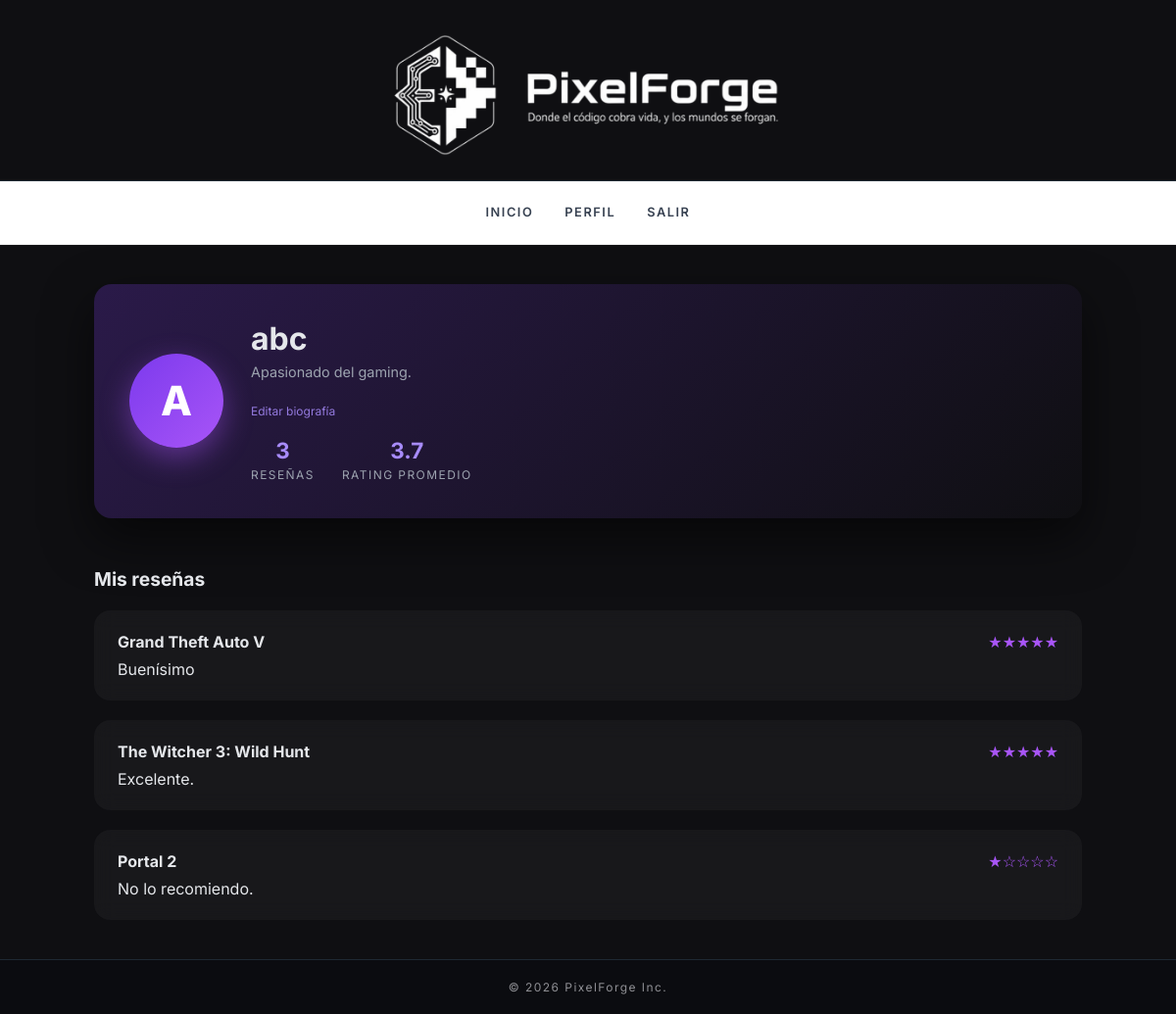
The app's page /profile (signed in) with its own data.
### models.py (models this page shows)
class User(db.Model, UserMixin):
    id = db.Column(db.Integer, primary_key=True)
    username = db.Column(db.String(80), unique=True, nullable=False)
    email = db.Column(db.String(120), unique=True, nullable=False)
    password_hash = db.Column(db.String(128), nullable=False)
    fecha_nacimiento = db.Column(db.Date, nullable=False)
    fecha_creacion = db.Column(
        db.DateTime,
        default=datetime.utcnow,
        nullable=False
    )
    cambio_contrasennia = db.Column(db.Boolean, default=False)
    estado = db.Column(db.Boolean, default=True)
    biografia = db.Column(db.Text, default="Sin biografía")
    avatar_url = db.Column(db.Text)
    reviews = db.relationship("Review", backref="user", lazy=True)

class Review(db.Model):
    id = db.Column(db.Integer, primary_key=True)
    game_id = db.Column(db.Integer, nullable=False)
    game_name = db.Column(db.String(200), nullable=False)
    rating = db.Column(db.Integer, nullable=False)
    comment = db.Column(db.Text)
    user_id = db.Column(db.Integer, db.ForeignKey("user.id"), nullable=False)

### main.py (the view)
@app.route("/profile")
@login_required
def profile():
    reviews = Review.query.filter_by(user_id=current_user.id).all()
    return render_template("profile.html", reviews=reviews)

### main.py (called while the page is built)
@app.context_processor
def inject_year():
    return {"now": lambda: datetime.now(timezone.utc)}

@login_manager.user_loader
def load_user(user_id):
    return User.query.get(int(user_id))

### templates/profile.html
{% extends "base.html" %}
{% block content %}
<section class="profile-hero">
    <div class="profile-avatar">
        <span>{{ current_user.username[0]|upper }}</span>
    </div>
    <div class="profile-info">
        <h2>{{ current_user.username }}</h2>
        <div class="profile-bio">
            {% if request.args.get("edit") == "bio" %}
            <form method="POST" action="{{ url_for('edit_biography') }}">
                <textarea name="biografia" class="bio-textarea"
                    maxlength="280">{{ current_user.biografia or "Sin biografía" }}</textarea>
                <div class="bio-actions">
                    <button type="submit" class="bio-save">Guardar</button>
                    <a href="{{ url_for('profile') }}" class="bio-cancel">Cancelar</a>
                </div>
            </form>
            {% else %}
            <p class="profile-tagline">
                {{ current_user.biografia or "Sin biografía" }}
            </p>
            <a href="{{ url_for('profile', edit='bio') }}" class="bio-edit">
                Editar biografía
            </a>
            {% endif %}
        </div>
        <div class="profile-stats">
            <div class="stat">
                <strong>{{ reviews|length }}</strong>
                <span>Reseñas</span>
            </div>
            <div class="stat">
                <strong>
                    {% if reviews %}
                    {{ (reviews | map(attribute='rating') | sum / reviews|length) | round(1) }}
                    {% else %}
                    0
                    {% endif %}
                </strong>
                <span>Rating promedio</span>
            </div>
        </div>
    </div>
</section>
<section class="profile-reviews">
    <h3>Mis reseñas</h3>
    {% if reviews %}
    <div class="profile-reviews-list">
        {% for r in reviews %}
        <div class="review-card">
            <div class="review-header">
                <strong>{{ r.game_name }}</strong>
                <span class="review-stars">
                    {{ "★" * r.rating }}{{ "☆" * (5 - r.rating) }}
                </span>
            </div>
            <p class="review-text">
                {{ r.comment }}
            </p>
        </div>
        {% endfor %}
    </div>
    {% else %}
    <p class="empty-reviews">
        Todavía no has escrito ninguna reseña 🎮
    </p>
    {% endif %}
</section>
{% endblock %}

### templates/base.html (shortened to what this page needs)
<!DOCTYPE html>
<html lang="es">
<head>
    <link rel="stylesheet" href="{{ url_for('static', filename='style.css') }}">
</head>
<body class="pf-layout">
    <header class="pf-brand">
        <img src="{{ url_for('static', filename='img/Logo.png') }}" alt="PixelForge">
    </header>
    <nav class="pf-navbar">
        <div class="pf-navbar-inner">
            <a href="{{ url_for('index') }}">Inicio</a>
            {% if current_user.is_authenticated %}
            <a href="{{ url_for('profile') }}">Perfil</a>
            <a href="{{ url_for('logout') }}">Salir</a>
            {% else %}
            <a href="{{ url_for('login') }}">Iniciar sesión</a>
            <a href="{{ url_for('register') }}">Registrarse</a>
            {% endif %}
        </div>
    </nav>
    <main class="pf-main">
        {% block content %}{% endblock %}
    </main>
    <footer class="pf-footer">
        © {{ now().year }} PixelForge Inc.
    </footer>
</body>
</html>

### static/style.css (style rules this page uses)
:root { --bg-main: #0f0f12; --bg-card: #15161a; --bg-hover: #1d1f25; --text-main: #e5e7eb; --text-muted: #9ca3af; --accent: #7c3aed; --accent-soft: #a78bfa; }
* { margin: 0; padding: 0; box-sizing: border-box; }
html, body { height: 100%; }
body { background-color: var(--bg-main); color: var(--text-main); font-family: 'Inter', system-ui, sans-serif; margin: 0; padding: 0; }
.pf-layout { min-height: 100vh; display: flex; flex-direction: column; }
.pf-main { flex: 1; padding: 40px 8%; }
header { text-align: center; padding: 45px 20px 35px; border-bottom: 1px solid #1f2933; }
.pf-navbar-inner { max-width: 1200px; margin: 0 auto; height: 64px; display: flex; align-items: center; justify-content: center; gap: 32px; }
.pf-navbar a { text-decoration: none; color: #374151; font-size: 0.8rem; font-weight: 600; letter-spacing: 0.12em; text-transform: uppercase; position: relative; transition: color 0.2s ease; }
.pf-navbar a::after { content: ""; position: absolute; left: 0; bottom: -6px; width: 0; height: 2px; background: #7c3aed; transition: width 0.25s ease; }
.pf-footer { padding: 20px; text-align: center; font-size: 0.75rem; letter-spacing: 0.12em; color: rgba(230, 230, 235, 0.6); background-color: #0b0c10; border-top: 1px solid #1f2933; }
.pf-navbar { background-color: #ffffff; width: 100%; position: sticky; top: 0; z-index: 100; border-bottom: 1px solid rgba(0, 0, 0, 0.08); transition: box-shadow 0.3s ease; margin: 0; left: 0; backdrop-filter: blur(12px); }
.pf-brand { width: 100%; display: flex; justify-content: center; padding: 28px 0 18px; transition: all 0.4s ease; }
.pf-brand img { max-width: 420px; width: 100%; transition: all 0.4s ease; }
.review-card { padding: 22px 24px; border-radius: 16px; background: rgba(255,255,255,0.04); backdrop-filter: blur(10px); transition: transform 0.25s ease, box-shadow 0.25s ease; }
.review-header { display: flex; justify-content: space-between; margin-bottom: 8px; }
.review-stars { color: #a855f7; }
.profile-hero { display: flex; align-items: center; gap: 28px; padding: 36px; border-radius: 18px; background: linear-gradient( 135deg, rgba(124,58,237,0.25), rgba(15,15,18,0.95) ); box-shadow: 0 20px 50px rgba(0,0,0,0.55); margin-bottom: 50px; }
.profile-avatar { width: 96px; height: 96px; border-radius: 50%; background: linear-gradient(135deg, #7c3aed, #a855f7); display: flex; align-items: center; justify-content: center; font-size: 2.6rem; font-weight: 800; color: #fff; box-shadow: 0 10px 30px rgba(168,85,247,.45); }
.profile-info h2 { font-size: 2rem; margin-bottom: 6px; }
.profile-tagline { font-size: 0.9rem; color: var(--text-muted); margin-bottom: 18px; }
.profile-stats { display: flex; gap: 28px; }
.stat { text-align: center; }
.stat strong { font-size: 1.4rem; display: block; color: var(--accent-soft); }
.stat span { font-size: 0.75rem; letter-spacing: 0.12em; text-transform: uppercase; color: var(--text-muted); }
.profile-reviews h3 { margin-bottom: 20px; font-size: 1.2rem; }
.profile-reviews-list { display: flex; flex-direction: column; gap: 20px; }
.profile-bio { margin-bottom: 18px; }
.bio-edit { display: inline-block; margin-top: 6px; font-size: 0.75rem; color: var(--accent-soft); text-decoration: none; opacity: 0.85; }

### records on screen
User: username "A", username "abc", biografia "Apasionado del gaming."
Review: game_name "Grand Theft Auto V", rating "★★★★★", comment "Buenísimo"
Review: game_name "The Witcher 3: Wild Hunt", rating "★★★★★", comment "Excelente."
Review: game_name "Portal 2", rating "★", rating "☆☆☆☆", comment "No lo recomiendo."

### other values on screen
{{ reviews|length }} "3"
{{ (reviews | map(attribute='rating') | sum / reviews|length) | round(1) }} "3.7"
